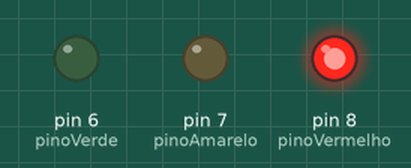
This sketch was run on a simulated Arduino Uno, built with avr-gcc and run on an emulated ATmega328P. Parts: output pins drawn as LEDs (lit = HIGH).

Above: at 3.0 s.
At 8.0 s:
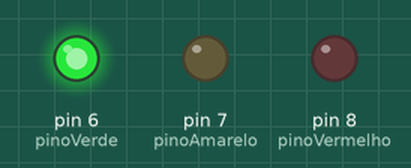
At 11.0 s:
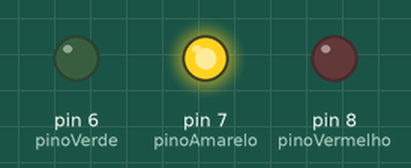
Timing chart, 0 to 15.6 s (numbered marks = the images above):
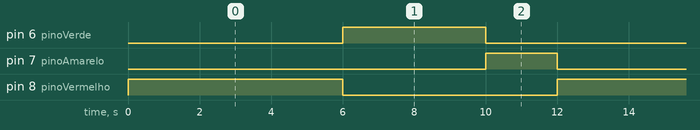

The sketch:

codigo-semaforo.ino
```cpp
// Definição dos pinos dos LEDs
int pinoVerde = 6;
int pinoAmarelo = 7;
int pinoVermelho = 8;

// Ponteiros para controlar os LEDs
int* ledVerde = &pinoVerde;
int* ledAmarelo = &pinoAmarelo;
int* ledVermelho = &pinoVermelho;

void setup() {
  // Configura os pinos como saída usando os ponteiros
  pinMode(*ledVerde, OUTPUT);
  pinMode(*ledAmarelo, OUTPUT);
  pinMode(*ledVermelho, OUTPUT);
}

void loop() {
  // VERMELHO aceso por 6 segundos
  digitalWrite(*ledVermelho, HIGH); // Liga vermelho usando ponteiro
  digitalWrite(*ledVerde, LOW); // Desliga verde
  digitalWrite(*ledAmarelo, LOW); // Desliga amarelo
  delay(6000); // Espera 6 segundos

  // VERDE aceso por 4 segundos
  digitalWrite(*ledVerde, HIGH); // Liga verde usando ponteiro
  digitalWrite(*ledVermelho, LOW); // Desliga vermelho
  digitalWrite(*ledAmarelo, LOW); // Desliga amarelo
  delay(4000); // Espera 4 segundos

  // AMARELO aceso por 2 segundos
  digitalWrite(*ledAmarelo, HIGH); // Liga amarelo usando ponteiro
  digitalWrite(*ledVerde, LOW); // Desliga verde
  digitalWrite(*ledVermelho, LOW); // Desliga vermelho
  delay(2000); // Espera 2 segundos
}
```

Measured:
- by itself, pin 6 (pinoVerde): alternates HIGH for 4.0 s and LOW for 8.0 s
- by itself, pin 7 (pinoAmarelo): alternates HIGH for 2.0 s and LOW for 10.0 s
- by itself, pin 8 (pinoVermelho): alternates HIGH for 6.0 s and LOW for 6.0 s
